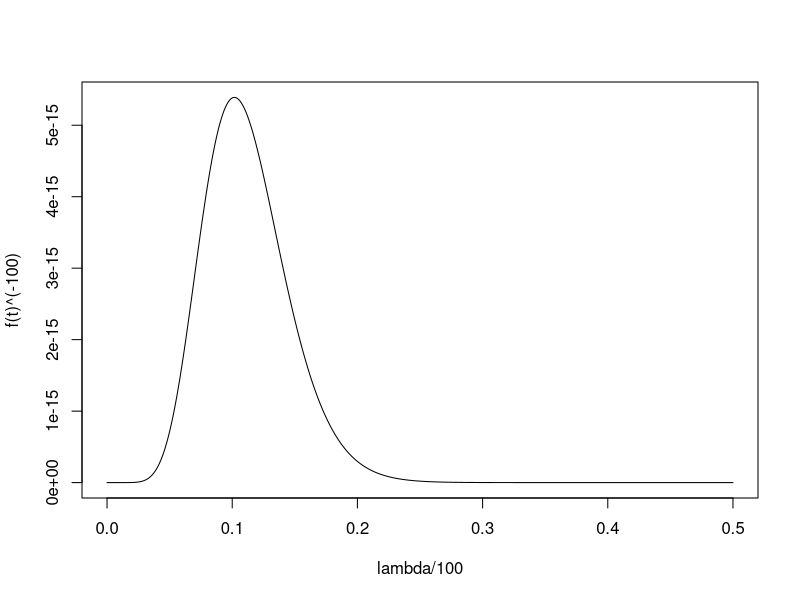

Recreate this plot in R.
## ---- chunk 1
knitr::opts_chunk$set(echo = TRUE)
## ---- chunk 2
par(mfrow=c(1,1)) 
func.t = function(lam, t) {
  return(lam * exp(-lam * t))
}

func.t.sum = function(lam, t) {
  return(lam^length(t) * exp(-lam * sum(t)))
}

ts = c(500, 650, 1800, 170, 1300, 960, 1100, 350, 2200, 800)
ts = ts/100

y = c()
x = seq(0, 0.5, length=10000)
for (i in x)
  y = append(y, func.t.sum(i, ts))

## ---- chunk 3
max(y)
which.max(y)
## ---- chunk 4
x[which.max(y)]
## ---- chunk 5
1/mean(ts)
## ---- chunk 6
plot(x, y, type="l", xlab = "lambda/100", ylab = "f(t)^(-100)")
## ---- chunk 7
1/mean(ts) * 100
## ---- chunk 8
x[which.max(y)] * 100
